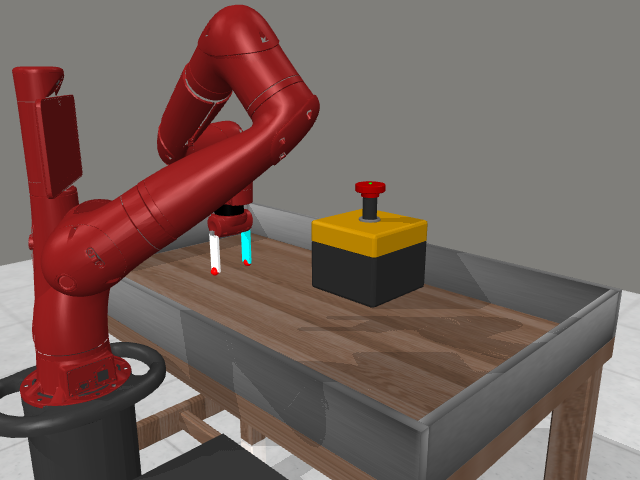
#> input picture Mask/input_image/1.png, 640 x 480 px; its folder holds 4 pictures in this run
$ python ImageMask_Auto.py
#> lines starting #> are read from the running program, lines starting #| are printed output that depends on the picture; after the words box and inside, x2 and y2 are one past the last pixel; in counts of white or black regions, pixels touching at a corner belong together
#!/usr/bin/env python
# coding: utf-8

# In[9]:


'''
[Machine Learning and Programming] 2022 Spring Semester
Project 5
'''

import os
import cv2 as cv
import numpy as np
import matplotlib.pyplot as plt


# In[10]:


start = False

hsv = [0, 204, 100]
lb1 = 0
ub1 = 0
lb2 = 0
ub2 = 0
lb3 = 0
ub3 = 0

if hsv[0] < 10:
    lb1 = np.array([hsv[0]-10+180, 30, 30])
    ub1 = np.array([180, 255, 255])
    lb2 = np.array([0, 30, 30])
    ub2 = np.array([hsv[0], 255, 255])
    lb3 = np.array([hsv[0], 30, 30])
    ub3 = np.array([hsv[0]+10, 255, 255])
elif hsv[0] > 170:
    lb1 = np.array([hsv[0], 30, 30])
    ub1 = np.array([180, 255, 255])
    lb2 = np.array([0, 30, 30])
    ub2 = np.array([hsv[0]+10-180, 255, 255])
    lb3 = np.array([hsv[0]-10, 30, 30])
    ub3 = np.array([hsv[0], 255, 255])
else:
    lb1 = np.array([hsv[0], 30, 30])
    ub1 = np.array([hsv[0]+10, 255, 255])
    lb2 = np.array([hsv[0]-10, 30, 30])
    ub2 = np.array([hsv[0], 255, 255])
    lb3 = np.array([hsv[0]-10, 30, 30])
    ub3 = np.array([hsv[0], 255, 255])

imgOrg_path = 'input_image/'
file_lst = os.listdir(imgOrg_path)

for file in file_lst:
    name = imgOrg_path + file
    sav_name = 'color_segmentation/' + file
    img_color = cv.imread(name)
#> img_color is the input picture: shape (480, 640, 3); mean B, G, R 92, 97.7, 118.4
    height, width = img_color.shape[:2]
#> height = 480; width = 640
    img_color = cv.resize(img_color, (width, height), interpolation=cv.INTER_AREA)

    imgHsv = cv.cvtColor(img_color, cv.COLOR_BGR2HSV)
#> imgHsv: shape (480, 640, 3); mean H, S, V 13.6, 55.3, 118.6

    imgMask1 = cv.inRange(imgHsv, lb1, ub1)
#> imgMask1: shape (480, 640); every value is 0
    imgMask2 = cv.inRange(imgHsv, lb2, ub2)
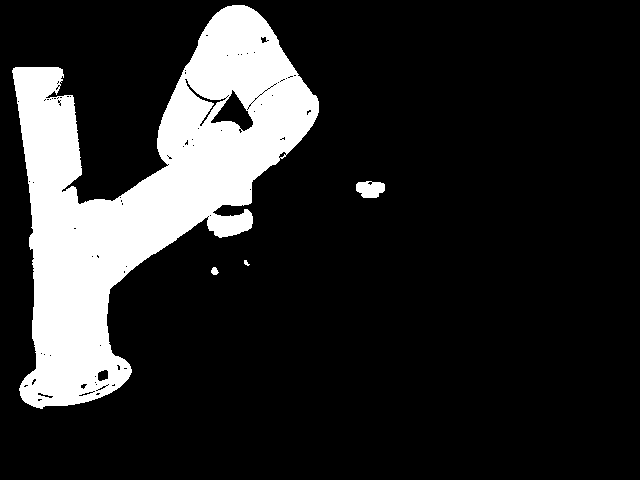
#> imgMask2: shape (480, 640); 16.5% white; 4 white regions, box (x1, y1, x2, y2) and area: (12, 5, 319, 409) 50352, (356, 181, 385, 198) 386, (211, 267, 219, 275) 45, (244, 260, 250, 266) 21
    imgMask3 = cv.inRange(imgHsv, lb3, ub3)
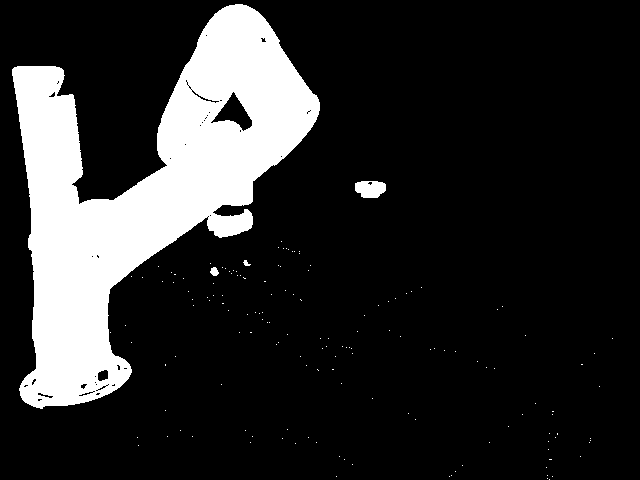
#> imgMask3: shape (480, 640); 17% white; 153 white regions (149 under 20 px), largest, box (x1, y1, x2, y2) and area: (12, 4, 320, 409) 51422, (355, 181, 386, 198) 430, (210, 267, 219, 276) 57, (243, 260, 251, 266) 27
    imgMask = imgMask1 | imgMask2 | imgMask3
    img_result = cv.bitwise_and(img_color, img_color, mask=imgMask)
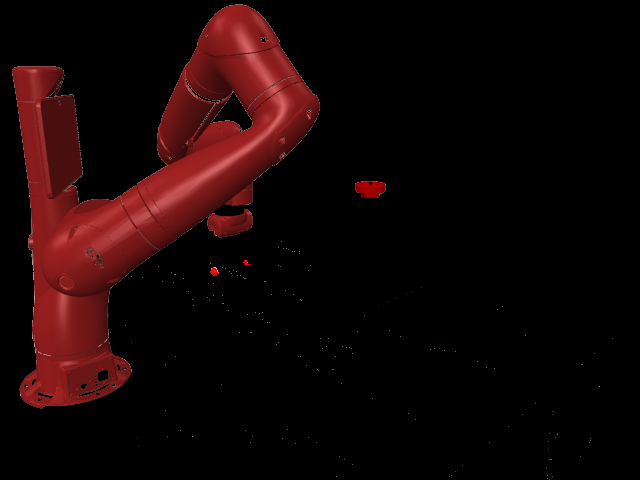
#> img_result: shape (480, 640, 3); mean B, G, R 5.3, 5.3, 21.2

    cv.imwrite(sav_name, img_result)
#> pass 2 of the loop `for file in file_lst:`:
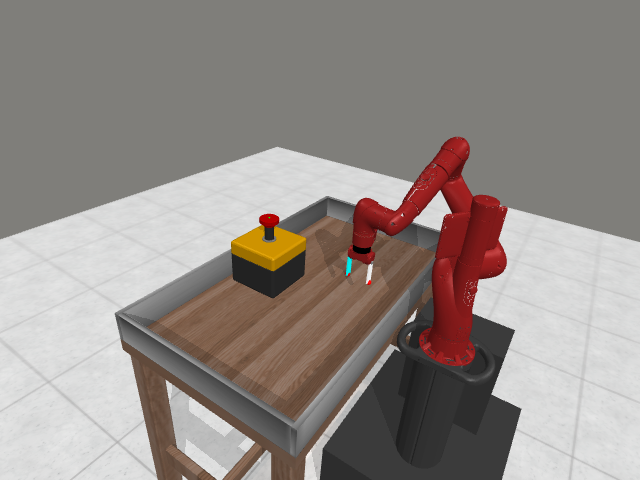
#> input picture Mask/input_image/2.png, 640 x 480 px
#> img_color is the input picture: shape (480, 640, 3); mean B, G, R 135, 139.5, 147.6
#> imgHsv: shape (480, 640, 3); mean H, S, V 22.4, 25.5, 147.8
#> `imgMask2 = cv.inRange(imgHsv, lb2, ub2)`:
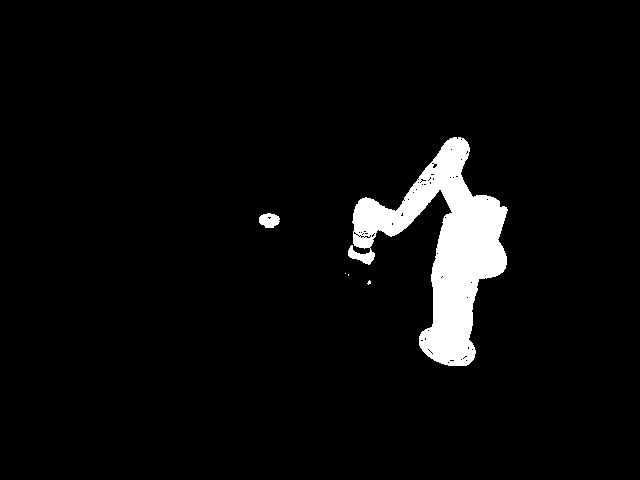
#> imgMask2: shape (480, 640); 4.6% white; 5 white regions (3 under 20 px), largest, box (x1, y1, x2, y2) and area: (348, 137, 508, 366) 13839, (259, 213, 280, 228) 236
#> imgMask3: shape (480, 640); 4.7% white; 96 white regions (94 under 20 px), largest, box (x1, y1, x2, y2) and area: (347, 136, 508, 366) 14125, (259, 213, 280, 228) 239
#> `img_result = cv.bitwise_and(img_color, img_color, mask=imgMask)`:
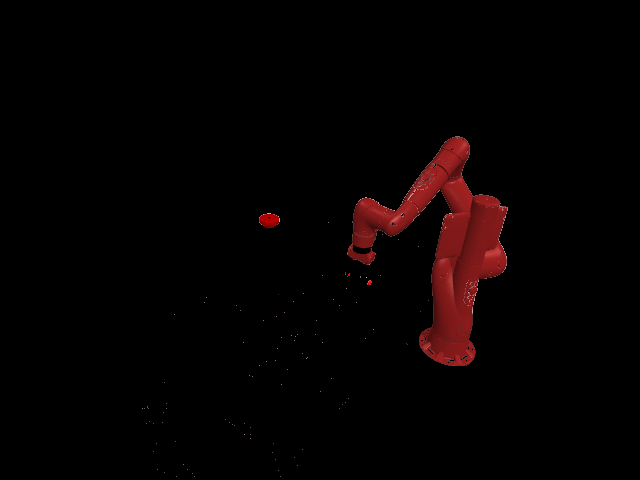
#> img_result: shape (480, 640, 3); mean B, G, R 1.4, 1.4, 6.1
#> pass 3 of the loop `for file in file_lst:`:
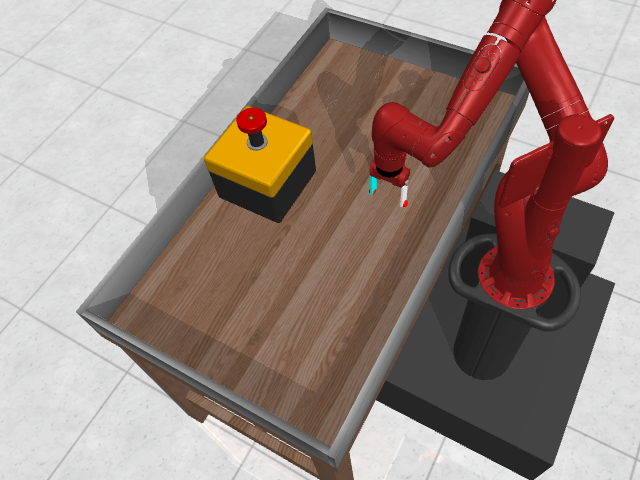
#> input picture Mask/input_image/3.png, 640 x 480 px
#> img_color is the input picture: shape (480, 640, 3); mean B, G, R 132.6, 139.7, 156.8
#> imgHsv: shape (480, 640, 3); mean H, S, V 19.4, 46.6, 157.1
#> `imgMask2 = cv.inRange(imgHsv, lb2, ub2)`:
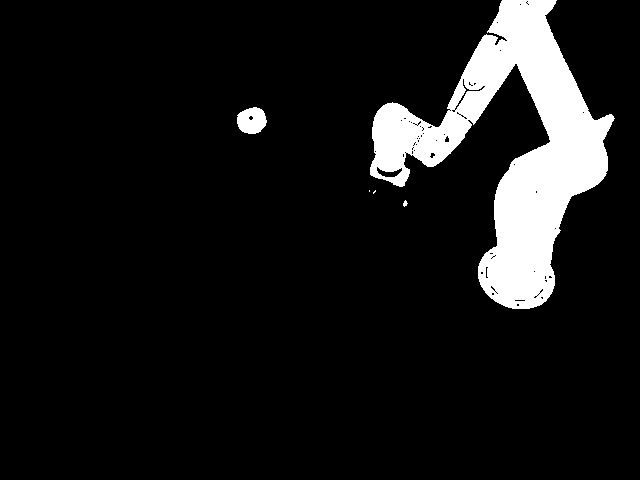
#> imgMask2: shape (480, 640); 9.2% white; 5 white regions (2 under 20 px), largest, box (x1, y1, x2, y2) and area: (370, 0, 615, 309) 27681, (237, 107, 267, 134) 615, (403, 200, 408, 207) 21
#> imgMask3: shape (480, 640); 9.4% white; 181 white regions (178 under 20 px), largest, box (x1, y1, x2, y2) and area: (369, 0, 615, 309) 28139, (236, 107, 267, 134) 631, (402, 200, 408, 207) 30
#> `img_result = cv.bitwise_and(img_color, img_color, mask=imgMask)`:
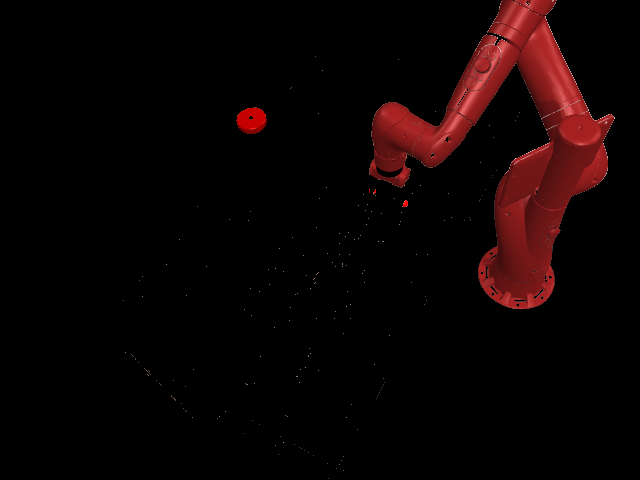
#> img_result: shape (480, 640, 3); mean B, G, R 3, 3.1, 12.6
#> the loop made 4 passes; the first 3 are shown


# In[11]:


imgSeg_path = "color_segmentation/"
#> imgSeg_path = 'color_segmentation/'
savePath = 'mask_image/'
#> (the run stopped early here; a loop or call above may not have finished)
